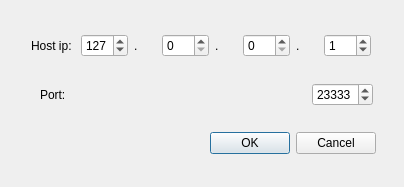
<?xml version="1.0" encoding="UTF-8"?>
<ui version="4.0">
 <class>EnterHost</class>
 <widget class="QDialog" name="EnterHost">
  <property name="geometry">
   <rect>
    <x>0</x>
    <y>0</y>
    <width>404</width>
    <height>187</height>
   </rect>
  </property>
  <property name="windowTitle">
   <string>Host</string>
  </property>
  <widget class="QDialogButtonBox" name="buttonBox">
   <property name="geometry">
    <rect>
     <x>200</x>
     <y>130</y>
     <width>176</width>
     <height>27</height>
    </rect>
   </property>
   <property name="orientation">
    <enum>Qt::Horizontal</enum>
   </property>
   <property name="standardButtons">
    <set>QDialogButtonBox::Cancel|QDialogButtonBox::Ok</set>
   </property>
  </widget>
  <widget class="QWidget" name="layoutWidget">
   <property name="geometry">
    <rect>
     <x>40</x>
     <y>80</y>
     <width>333</width>
     <height>29</height>
    </rect>
   </property>
   <layout class="QHBoxLayout" name="horizontalLayout_2">
    <property name="spacing">
     <number>220</number>
    </property>
    <item>
     <widget class="QLabel" name="label_5">
      <property name="text">
       <string>Port: </string>
      </property>
     </widget>
    </item>
    <item>
     <widget class="QSpinBox" name="spinBox_5">
      <property name="maximum">
       <number>49152</number>
      </property>
      <property name="value">
       <number>23333</number>
      </property>
     </widget>
    </item>
   </layout>
  </widget>
  <widget class="QWidget" name="layoutWidget">
   <property name="geometry">
    <rect>
     <x>31</x>
     <y>31</y>
     <width>340</width>
     <height>29</height>
    </rect>
   </property>
   <layout class="QHBoxLayout" name="horizontalLayout">
    <item>
     <widget class="QLabel" name="label_4">
      <property name="text">
       <string>Host ip: </string>
      </property>
     </widget>
    </item>
    <item>
     <widget class="QSpinBox" name="spinBox">
      <property name="maximum">
       <number>255</number>
      </property>
      <property name="value">
       <number>127</number>
      </property>
     </widget>
    </item>
    <item>
     <widget class="QLabel" name="label">
      <property name="text">
       <string>.</string>
      </property>
     </widget>
    </item>
    <item>
     <widget class="QSpinBox" name="spinBox_2">
      <property name="maximum">
       <number>255</number>
      </property>
     </widget>
    </item>
    <item>
     <widget class="QLabel" name="label_2">
      <property name="text">
       <string>.</string>
      </property>
     </widget>
    </item>
    <item>
     <widget class="QSpinBox" name="spinBox_3">
      <property name="maximum">
       <number>255</number>
      </property>
     </widget>
    </item>
    <item>
     <widget class="QLabel" name="label_3">
      <property name="text">
       <string>.</string>
      </property>
     </widget>
    </item>
    <item>
     <widget class="QSpinBox" name="spinBox_4">
      <property name="maximum">
       <number>255</number>
      </property>
      <property name="value">
       <number>1</number>
      </property>
     </widget>
    </item>
   </layout>
  </widget>
  <zorder>layoutWidget</zorder>
  <zorder>buttonBox</zorder>
  <zorder>layoutWidget</zorder>
 </widget>
 <resources/>
 <connections>
  <connection>
   <sender>buttonBox</sender>
   <signal>accepted()</signal>
   <receiver>EnterHost</receiver>
   <slot>accept()</slot>
   <hints>
    <hint type="sourcelabel">
     <x>248</x>
     <y>254</y>
    </hint>
    <hint type="destinationlabel">
     <x>157</x>
     <y>274</y>
    </hint>
   </hints>
  </connection>
  <connection>
   <sender>buttonBox</sender>
   <signal>rejected()</signal>
   <receiver>EnterHost</receiver>
   <slot>reject()</slot>
   <hints>
    <hint type="sourcelabel">
     <x>316</x>
     <y>260</y>
    </hint>
    <hint type="destinationlabel">
     <x>286</x>
     <y>274</y>
    </hint>
   </hints>
  </connection>
 </connections>
</ui>
